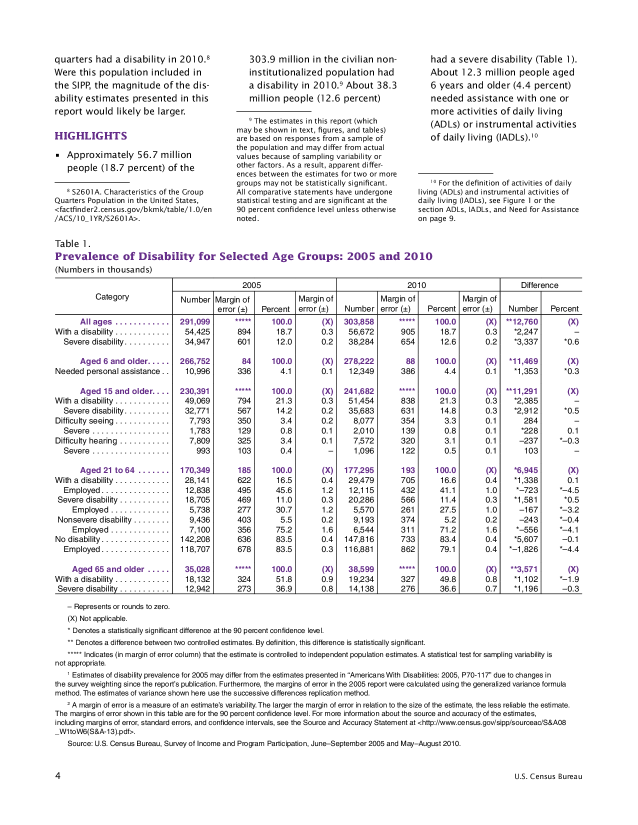
#> input picture samples/000_test.png, 1275 x 1650 px (shown at 1/2 size); its folder holds only this picture in this run
$ python detect.py   (Python 2 division)
#> lines starting #> are read from the running program, lines starting #| are printed output that depends on the picture; after the words box and inside, x2 and y2 are one past the last pixel; in counts of white or black regions, pixels touching at a corner belong together
"""
First run in samples:
mogrify -format png -density 150 input.pdf -quality 90  -- *.pdf
"""

import cv2
import os
import numpy as np
from matplotlib import pylab

def peakdetect(v, delta, x=None):
    """
    Converted from MATLAB script at http://billauer.co.il/peakdet.html

    Returns two arrays

    function [maxtab, mintab]=peakdet(v, delta, x)
    %PEAKDET Detect peaks in a vector
    %        [MAXTAB, MINTAB] = PEAKDET(V, DELTA) finds the local
    %        maxima and minima ("peaks") in the vector V.
    %        MAXTAB and MINTAB consists of two columns. Column 1
    %        contains indices in V, and column 2 the found values.
    %
    %        With [MAXTAB, MINTAB] = PEAKDET(V, DELTA, X) the indices
    %        in MAXTAB and MINTAB are replaced with the corresponding
    %        X-values.
    %
    %        A point is considered a maximum peak if it has the maximal
    %        value, and was preceded (to the left) by a value lower by
    %        DELTA.

    % Eli Billauer, 3.4.05 (Explicitly not copyrighted).
    % This function is released to the public domain; Any use is allowed.

    """
    maxtab = []
    mintab = []

    if x is None:
        x = np.arange(len(v))

    v = np.asarray(v)

    if len(v) != len(x):
        sys.exit('Input vectors v and x must have same length')

    if not np.isscalar(delta):
        sys.exit('Input argument delta must be a scalar')

    if delta <= 0:
        sys.exit('Input argument delta must be positive')

    mn, mx = np.Inf, -np.Inf
    mnpos, mxpos = np.NaN, np.NaN

    lookformax = True

    for i in np.arange(len(v)):
        this = v[i]
        if this > mx:
            mx = this
            mxpos = x[i]
        if this < mn:
            mn = this
            mnpos = x[i]

        if lookformax:
            if this < mx-delta:
                maxtab.append((mxpos, mx))
                mn = this
                mnpos = x[i]
                lookformax = False
        else:
            if this > mn+delta:
                mintab.append((mnpos, mn))
                mx = this
                mxpos = x[i]
                lookformax = True

    return np.array(maxtab), np.array(mintab)


datasets_dir = "../samples"
filenames = [f for f in sorted(os.listdir(datasets_dir)) if f.lower().endswith(".png")]
for i, filename in enumerate(filenames):
    print i, filename
    filename = os.path.join(datasets_dir, filename)
    # filename = '../samples/aa_test.png'
    image = cv2.imread(filename)
#> image is the input picture: shape (1650, 1275, 3); mean B, G, R 240.4, 239.5, 240
    gray = cv2.cvtColor(image, cv2.COLOR_BGR2GRAY)
    ret, thresholded = cv2.threshold(gray, 200, 255, cv2.THRESH_BINARY_INV)
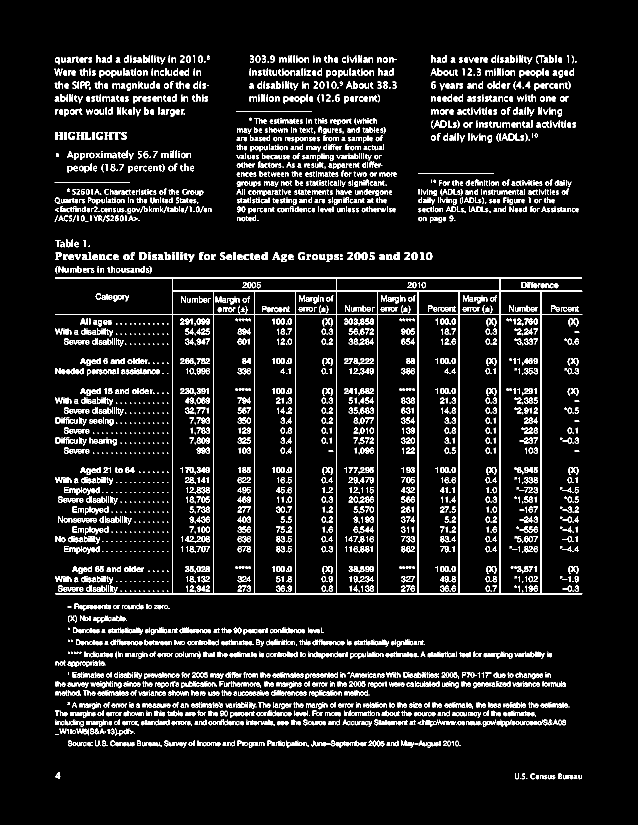
#> thresholded: shape (1650, 1275) (shown at 1/2 size); 8.7% white in thin lines or dots, all inside (x1, y1, x2, y2) = (109, 110, 1165, 1559)
    results = cv2.findContours(thresholded, cv2.RETR_LIST, cv2.CHAIN_APPROX_SIMPLE)
#> results = 5785 contours, 3121 with area under 20; largest, box (x1, y1, x2, y2) and area: (110, 555, 1165, 1189) 466159, (1000, 629, 1082, 1188) 45196, (918, 629, 1000, 1188) 45196, (836, 629, 918, 1188) 45196, (673, 629, 755, 1188) 45196
    if len(results) == 2:
        contours = results[0]
#> contours has the same summary as results
    else:
        contours = results[1]
    draw_image = ~image.copy()
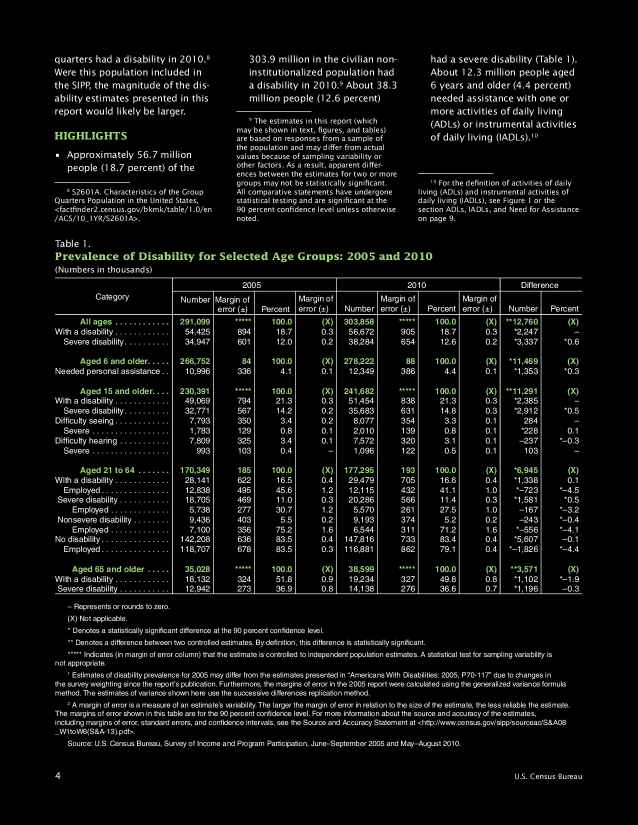
#> draw_image: shape (1650, 1275, 3) (shown at 1/2 size); mean B, G, R 14.6, 15.5, 15
    newimage = np.zeros(thresholded.shape, dtype=np.uint8)

    boxes = [cv2.boundingRect(contour) for contour in contours]
#> boxes = 5785 items, first 6: (1052, 1556, 3, 2), (1040, 1556, 3, 2), (1148, 1554, 5, 4), (1118, 1552, 5, 6), (1141, 1551, 4, 3), (1073, 1551, 4, 3)
    widths = [box[2] for box in boxes]
#> widths = 5785 values, max 1055 at index 3986, min 1 at index 4715, mean 7.43
    typical_width = np.median(widths)
#> typical_width = 6
    merge_width = int(typical_width)
#> merge_width = 6

    # merge letters to form word blocks
    for box in boxes:
       if box[2] > 5 * typical_width or box[3] > 5 * typical_width:
            continue
       cv2.rectangle(newimage, (box[0] - merge_width, box[1]), (box[0] + box[2] + merge_width, box[1] + box[3]), 255, -1)
#> this loop made 5785 passes
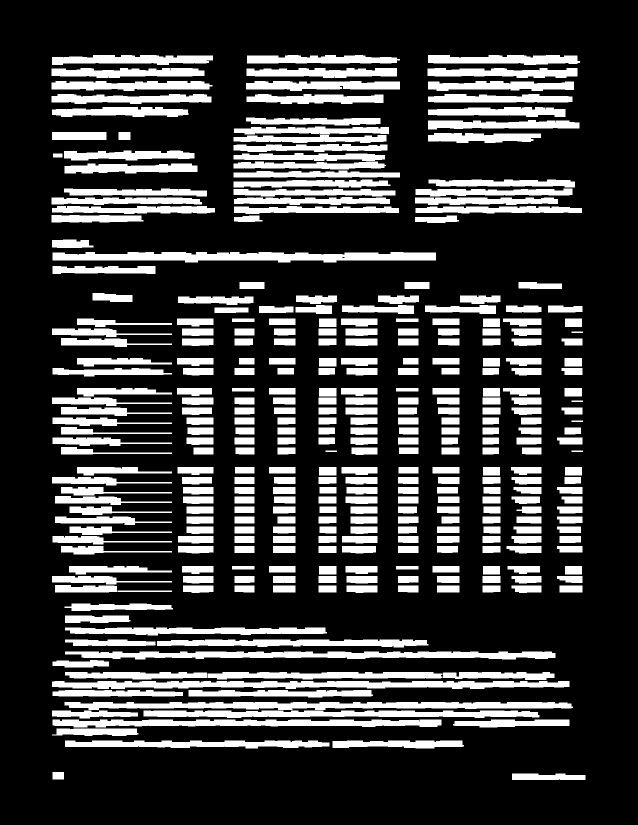
#> newimage: shape (1650, 1275) (shown at 1/2 size); 23.4% white; 348 white regions

    # refind contours in merged line image
    boximage = newimage.copy()
    results = cv2.findContours(newimage, cv2.RETR_LIST, cv2.CHAIN_APPROX_SIMPLE)
#> results = 349 contours, 1 with area under 20; largest, box (x1, y1, x2, y2) and area: (104, 1362, 1139, 1378) 11510, (105, 504, 872, 525) 11050, (129, 1404, 1146, 1420) 11014, (130, 1303, 1111, 1319) 10532, (105, 1439, 883, 1455) 8542
    if len(results) == 2:
        contours = results[0]
#> contours has the same summary as results
    else:
        contours = results[1]
    # make histogram of x coverage of word boxes.
    hist_x1 = np.zeros(image.shape[1])
#> hist_x1 = 1275 values from 0 to 0
    for contour in contours:
        box = cv2.boundingRect(contour)
        hist_x1[box[0]:box[0]+box[2]] += 1
#> this loop made 349 passes
#> box on passes 1, 3, 4: (1024, 1547, 147, 13), (665, 1481, 263, 16), (130, 1481, 529, 16)
#> after the loop, hist_x1 = 1275 values, max 54 at index 185, min 0 at index 0, mean 30.93

    max_x = np.max(hist_x1)
#> max_x = 54
    line_x = np.where(hist_x1 > max_x * 0.6)
    maxtab, mintab = peakdetect(hist_x1, np.max(hist_x1) * 0.2)
#> in peakdetect, `x = np.arange(len(v))`: x = 1275 values from 0 to 1274
#> in peakdetect, `v = np.asarray(v)`: v has the same summary as hist_x1 outside peakdetect
#> the loop in peakdetect, `for i in np.arange(len(v)):` made 1275 passes
#> (this, mn, lookformax) on passes 345, 427, 510, 592: (22, 22, False), (34, 34, False), (28, 28, False), (27, 27, False)
#> (this, mx, lookformax) on passes 365, 469, 547, 638: (34, 34, True), (27, 27, True), (40, 40, True), (43, 43, True)
#> after the loop in peakdetect, `for i in np.arange(len(v)):`: maxtab = [(185, 54), (387, 45), (494, 54), (555, 51), (651, 52), (703, 50), (831, 39), (906, 44), (967, 43), (1044, 44), (1143, 35)]; mintab = [(346, 21), (427, 13), (529, 27), (591, 27), (674, 25), (791, 16), (838, 14), (919, 19), (1001, 17), (1111, 16)]; mn = 0; mnpos = 1171
#> maxtab = [[185, 54], [387, 45], [494, 54], [555, 51], [651, 52], [703, 50], [831, 39], [906, 44], [967, 43], [1044, 44], [1143, 35]]; mintab = [[346, 21], [427, 13], [529, 27], [591, 27], [674, 25], [791, 16], [838, 14], [919, 19], [1001, 17], [1111, 16]]

    for i, x in maxtab:
        x = int(i)
        cv2.line(draw_image, (x, 0), (x, 2000), (0, 0, 255), 2)
#> this loop made 11 passes
#> i on passes 1 to 11: 185, 387, 494, 555, 651, 703, 831, 906, 967, 1044, 1143
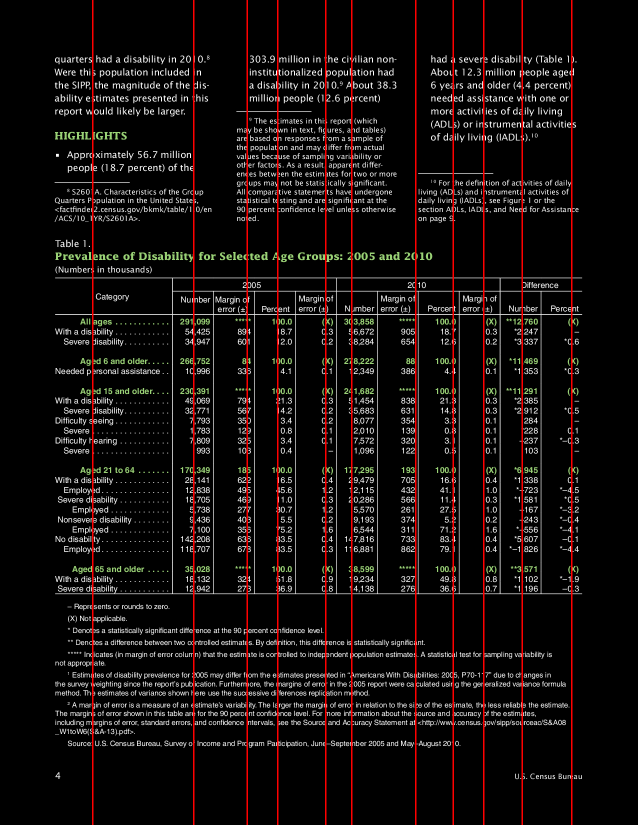
#> draw_image: shape (1650, 1275, 3) (shown at 1/2 size); 2.59% of pixels changed, all inside (x1, y1, x2, y2) = (184, 0, 1145, 1650)
    draw_image[boximage != 0, 0] = 255
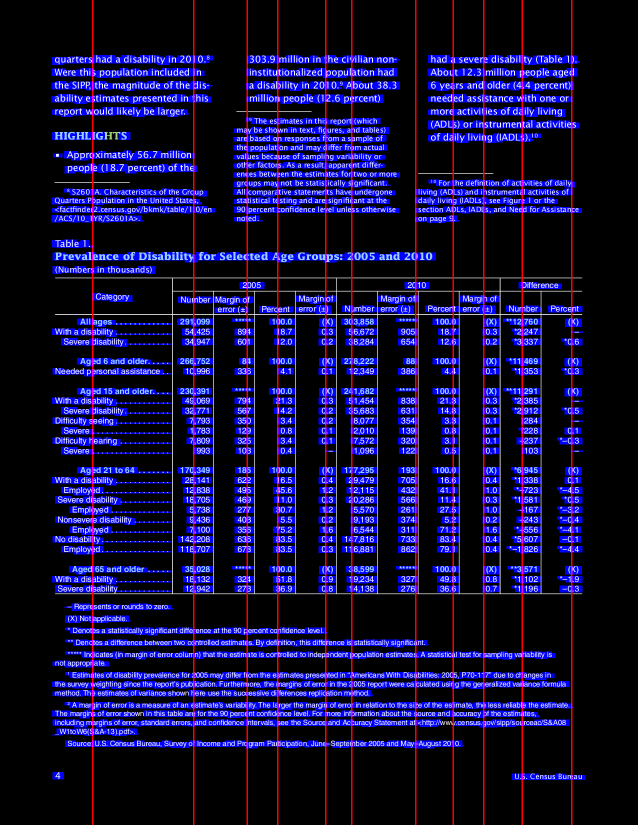
#> draw_image: shape (1650, 1275, 3) (shown at 1/2 size); mean B, G, R 61, 14.9, 21

    cv2.imshow("process", draw_image)
    pylab.clf()
    pylab.plot(hist_x1)
    pylab.plot(maxtab[:, 0], maxtab[:, 1], 'o')
    pylab.ion()
    pylab.show()

    while cv2.waitKey(0) != 27:
#> (key Esc is pressed here)
        pass
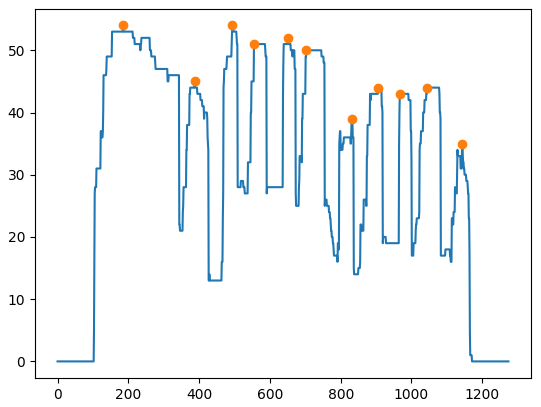
#> figure drawn by matplotlib, 1 panel; curve peaks at x = 185, y = 54; curve peaks at x = 185, y = 54
